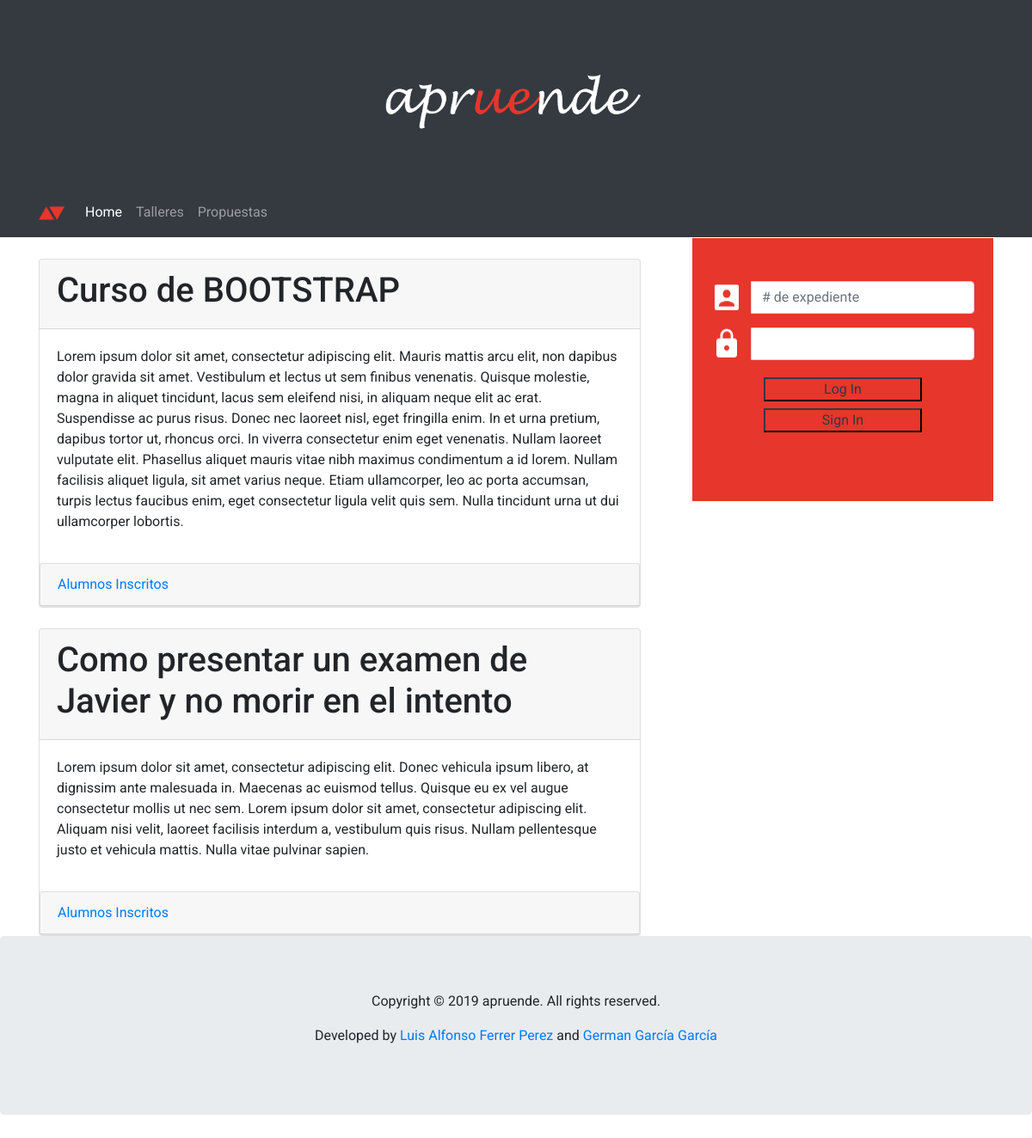
Screenshot of /impartidas.php (signed in) with the database file from the repository.
### tables this page shows
CREATE TABLE `Taller` (
  `IDTal` int(8) NOT NULL,
  `IDUsTal` int(8) NOT NULL,
  `NombreTal` varchar(64) NOT NULL,
  `DescripcionTal` text NOT NULL,
  `FacultadTal` varchar(32) NOT NULL,
  `ActiveTal` tinyint(1) NOT NULL
);

### php/talleresImpartidos.php (the view, shortened to what this page needs)
<?php
	require('db.php');
	$sel_query="SELECT * FROM Taller Where IDUsTal= ".$_SESSION['ID']." and ActiveTal=1;";
	$result = mysqli_query($con,$sel_query);
	$filas = "";
	while($row = mysqli_fetch_assoc($result)) {
        $filas .= "<div class='row w-100 mt-4 mr-3'>";
      	$filas .= "<div class='col'><div class='card'>";
		$filas .= "<div class='card-header'>";
		$filas .= "\t<h1>".$row["NombreTal"]."</h1></div>";
      	$filas .= "\t<div class='card-body'><p>".$row["DescripcionTal"]."</p> </div>";
		$filas .= "\n";
       	$filas .= '<div class="card-footer p-0 border-0"><div id="accordion'.$row["IDTal"].'"><div class="card"><div class="card-header"><a class="card-link" data-toggle="collapse" href="#collapse'.$row["IDTal"].'">';
       	$filas .= ' Alumnos Inscritos</a></div>
    <div id="collapse'.$row["IDTal"].'" class="collapse" data-parent="#accordion'.$row["IDTal"].'"><div class="card-body"><ul>';
       	$sel_query="SELECT * FROM UserData join inscripciones on UserData.userID=inscripciones.IdUser where inscripciones.idTaller = ".$row["IDTal"].";";
		$SecondResult = mysqli_query($con,$sel_query);
         while($row2 = mysqli_fetch_assoc($SecondResult)) {
				$filas .='<li>'.$row2["Email"].'</li>';
         }
       	$filas .='</ul></div></div></div></div></div></div></div>';
      $filas .= "</div>";
	}
	echo utf8_encode($filas);
?>

### style.css (style rules this page uses)
* { margin:0; padding: 0; }
body { font-family: 'Roboto', sans-serif; overflow-y: scroll; overflow-x: hidden; }

### rows the page displays
taller: NombreTal "Curso de BOOTSTRAP", DescripcionTal "Lorem ipsum dolor sit amet, consectetur adipiscing elit. Mauris mattis arcu elit, non dapibus dolor gravida sit amet. Vestibulum et lectus ut sem finibus venenatis. Quisque molestie, magna in aliquet tincidunt, lacus sem eleifend nisi, in aliquam neque elit ac erat. Suspendisse ac purus risus. Donec nec laoreet nisl, eget fringilla enim. In et urna pretium, dapibus tortor ut, rhoncus orci. In viverra consectetur enim eget venenatis. Nullam laoreet vulputate elit. Phasellus aliquet mauris vitae nibh maximus condimentum a id lorem. Nullam facilisis aliquet ligula, sit amet varius neque. Etiam ullamcorper, leo ac porta accumsan, turpis lectus faucibus enim, eget consectetur ligula velit quis…"
taller: NombreTal "Como presentar un examen de Javier y no morir en el intento", DescripcionTal "Lorem ipsum dolor sit amet, consectetur adipiscing elit. Donec vehicula ipsum libero, at dignissim ante malesuada in. Maecenas ac euismod tellus. Quisque eu ex vel augue consectetur mollis ut nec sem. Lorem ipsum dolor sit amet, consectetur adipiscing elit. Aliquam nisi velit, laoreet facilisis interdum a, vestibulum quis risus. Nullam pellentesque justo et vehicula mattis. Nulla vitae pulvinar sapien."
